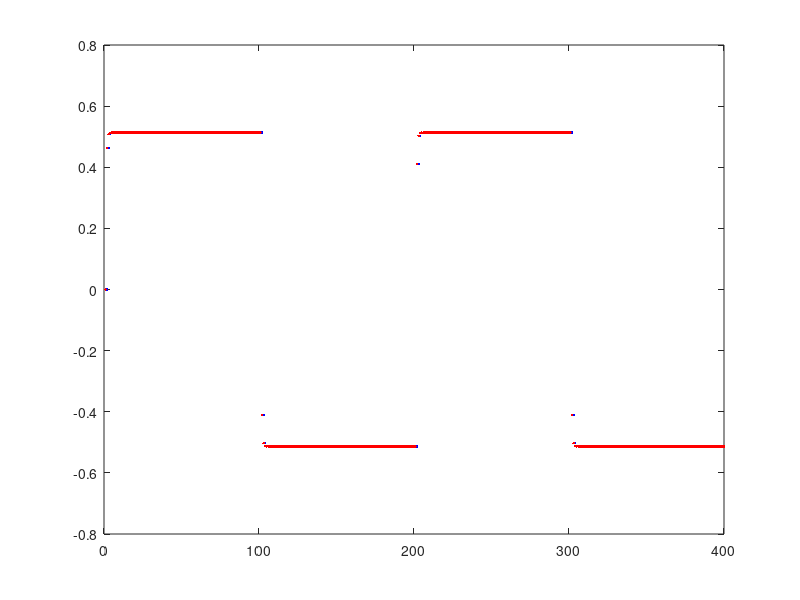

Recreate this plot in MATLAB.
%========================================================================
% Exemplo do Paper de VRFT nao linear
% real system: y(k)=10tanh(0.1y(k-1))+tanh(u(t-1))
%========================================================================
close all; clear all;
clc;
P=path;
path(P,'../functions')
%========================================================================
% init
%========================================================================
model.Ts=1;
model.N=400;

% input signal
t = 0:1:model.N-1;
u =(square(0.01*pi*t)')*0.5;
%u = ones(model.N, 1)*0.5;
%========================================================================
% real system
%========================================================================
y=zeros(model.N, 1);
r_virt=zeros(model.N, 1);
y(1)=0;
for k=2:model.N
   y(k)=tanh(0.1*y(k-1))+tanh(u(k-1)); 
end

%========================================================================
% Model reference - this behavior is exactly what we wish
% y(t)=r(t-1)
% we can use here u(t) as r(t), it is in open loop
% r_virt(k)=y(k+1)
%========================================================================
% first calculate the virtual referece, where 
for k=1:model.N-1
   r_virt(k+1)=y(k);
end

%========================================================================
% input of controler = e(t)=r(t)-y(t)
e=r_virt-y;
plot(r_virt,'b.')
hold
plot(y, 'r.')
%========================================================================
% control identification part:
% select the model
% u(t)=u(t-1)+(0.2+\theta)e(t)-\theta e(t-1)
% 
% model.dim=3;
% model.regr = [1 0 1];
% model.eul= [0 1 1 ];
% teta=f_calc_mmq_theta(model, u, e)